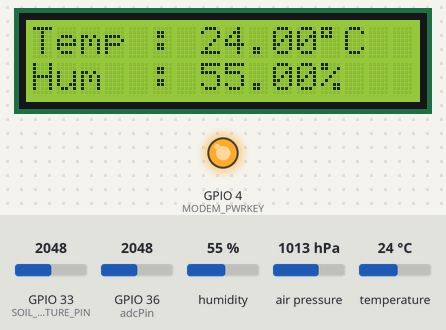
Recording of a sketch running on a simulated ESP32. Parts: 16×2 character LCD, output pins drawn as LEDs (lit = HIGH). The test bench sets the inputs (shaded band); at power-on: GPIO 33 (SOIL_MOISTURE_PIN) = 2048, GPIO 36 (adcPin) = 2048, humidity 55 %, air pressure 1013 hPa, temperature 24 °C. Uploads are accepted with an empty reply; pins used as bus, display or sensor lines are not drawn; what the sketch prints to the serial monitor is not drawn.

Above: at 15.6 s.
15.7 s: GPIO 33 (SOIL_MOISTURE_PIN) set to 2866
At 20.6 s:
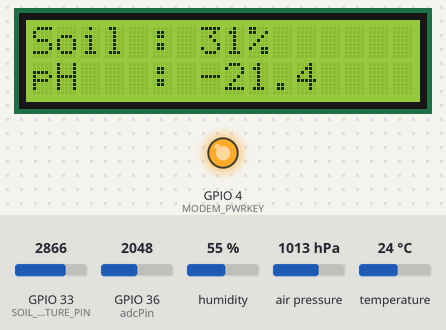
20.9 s: GPIO 33 (SOIL_MOISTURE_PIN) set to 3972
At 24.9 s:
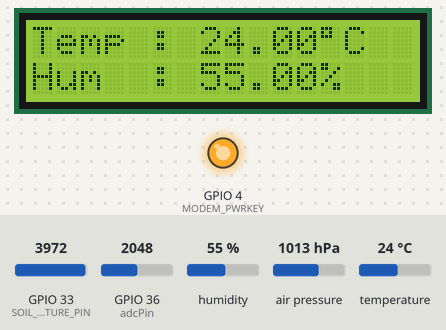
25.9 s: GPIO 33 (SOIL_MOISTURE_PIN) set to 1228
At 30.6 s:
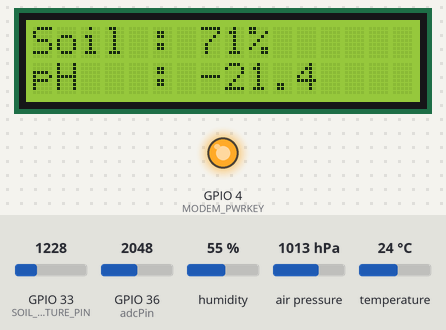
30.9 s: GPIO 33 (SOIL_MOISTURE_PIN) set to 122
At 34.9 s:
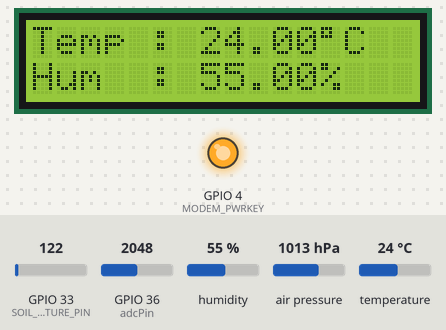
Timing chart, 0 to 36.4 s (numbered marks = the images above; inputs shaded):
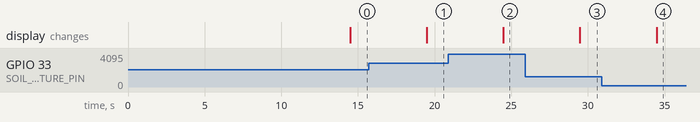

The sketch:

ardu.ino
```cpp
#define TINY_GSM_MODEM_SIM800

#include <Wire.h>
#include <Adafruit_Sensor.h>
#include <Adafruit_BME280.h>
#include <WiFi.h>
#include <HTTPClient.h>
#include <LiquidCrystal_I2C.h>
#include <TinyGsmClient.h>


#define SOIL_MOISTURE_PIN 33
#define BME_SDA 18
#define BME_SCL 19
#define SDA_PIN 21
#define SCL_PIN 22
#define DMSpin 6
#define indikator 13
#define adcPin A0


#define MODEM_RST 5
#define MODEM_PWRKEY 4
#define MODEM_POWER_ON 23
#define MODEM_TX 27
#define MODEM_RX 26
#define MODEM_BAUD 115200

Adafruit_BME280 bme;
LiquidCrystal_I2C lcd(0x27, 16, 2);
TinyGsm modem(Serial1);
TinyGsmClient client(modem);


const char apn[] = "indosatgprs";  // APN for your SIM card
const char user[] = "";            // Usually empty
const char pass[] = "";            // Usually empty


unsigned long previousMillis = 0;
const long interval = 5000;
boolean firstDisplay = true;  // variabel untuk menandai tahapan tampilan pada LCD
int lastSoilMoisture = -1;    // Initialize with a value that won't match any valid reading
float lastReading = -1.0;     // Initialize lastReading for pH value

void setup() {
  Serial.begin(115200);
  Wire.begin(BME_SDA, BME_SCL);
  lcd.init();
  lcd.backlight();

  if (!bme.begin(0x76)) {
    Serial.println("Could not find BME280 sensor, check wiring!");
    lcd.clear();
    lcd.setCursor(0, 0);
    lcd.print("Sensor BME280");
    lcd.setCursor(0, 1);
    lcd.print("not found!");
    while (1)
      ;
  }


  setupGSM();
}

void setupGSM() {
  // Initialize serial communication
  Serial.begin(115200);
  delay(10);

  // Initialize LCD
  Wire.begin(BME_SDA, BME_SCL);
  lcd.init();
  lcd.backlight();

  // Initialize BME280 sensor
  if (!bme.begin(0x76)) {
    Serial.println("Could not find BME280 sensor, check wiring!");
    lcd.clear();
    lcd.setCursor(0, 0);
    lcd.print("Sensor BME280");
    lcd.setCursor(0, 1);
    lcd.print("not found!");
    while (1)
      ;
  }

  // Initialize GSM module
  Serial1.begin(MODEM_BAUD, SERIAL_8N1, MODEM_RX, MODEM_TX);
  delay(3000);

  // Power on the modem
  pinMode(MODEM_PWRKEY, OUTPUT);
  pinMode(MODEM_POWER_ON, OUTPUT);
  digitalWrite(MODEM_PWRKEY, LOW);
  digitalWrite(MODEM_POWER_ON, HIGH);
  delay(1000);
  digitalWrite(MODEM_PWRKEY, HIGH);

  // Reset modem
  pinMode(MODEM_RST, OUTPUT);
  digitalWrite(MODEM_RST, HIGH);
  delay(100);
  digitalWrite(MODEM_RST, LOW);
  delay(200);
  digitalWrite(MODEM_RST, HIGH);
  delay(10000);

  // Initialize modem
  Serial.println("Initializing modem...");
  modem.restart();
  String modemInfo = modem.getModemInfo();
  Serial.print("Modem: ");
  Serial.println(modemInfo);

  // Connect to GSM network
  Serial.print("Connecting to network...");
  if (!modem.waitForNetwork()) {
    Serial.println(" fail");
    while (true)
      ;
  }
  Serial.println(" success");

  // Connect to GPRS
  Serial.print("Connecting to ");
  Serial.print(apn);
  if (!modem.gprsConnect(apn, user, pass)) {
    Serial.println(" fail");
    while (true)
      ;
  }
  Serial.println(" success");


  // Check signal quality
  int signalQuality = modem.getSignalQuality();
  Serial.print("Signal quality: ");
  Serial.print(signalQuality);
  Serial.println(" dBm");
}

void loop() {
  unsigned long currentMillis = millis();

  if (currentMillis - previousMillis >= interval) {
    previousMillis = currentMillis;

    int soilMoistureValue = analogRead(SOIL_MOISTURE_PIN);

    if (soilMoistureValue > 0 && soilMoistureValue != lastSoilMoisture) {
      lastSoilMoisture = soilMoistureValue;

      int soilMoisturePercentage = map(soilMoistureValue, 0, 4095, 100, 0);
      float temperature = bme.readTemperature();
      float humidity = bme.readHumidity();
      float pressure = bme.readPressure() / 100.0F;
      float pH = (-0.0139 * analogRead(adcPin)) + 7.0851;
      lastReading = pH;  // Update lastReading with the latest pH value

      Serial.println("=================================");
      Serial.println("Data saat sensor di tanah:");
      Serial.print("Nilai pH         : ");
      Serial.println(pH, 1);
      Serial.print("Kelembaban Tanah : ");
      Serial.println(soilMoisturePercentage);
      Serial.print("Temperature      : ");
      Serial.println(temperature);
      Serial.print("Humidity         : ");
      Serial.println(humidity);
      Serial.println("=================================");

      // Tampilkan data di LCD
      lcd.clear();
      if (firstDisplay) {
        lcd.setCursor(0, 0);
        lcd.print("Temp : ");
        lcd.print(temperature);
        lcd.print((char)223);
        lcd.print("C");

        lcd.setCursor(0, 1);
        lcd.print("Hum  : ");
        lcd.print(humidity);
        lcd.print("%");
        firstDisplay = false;
      } else {
        lcd.setCursor(0, 0);
        lcd.print("Soil : ");
        lcd.print(soilMoisturePercentage);
        lcd.print("%");

        lcd.setCursor(0, 1);
        lcd.print("pH   : ");
        lcd.print(pH, 1);
        firstDisplay = true;
      }

      sendDataAll(String(soilMoisturePercentage), String(temperature), String(humidity), String(pH));


      Serial.print("\nVia GSM ");

      // Check signal quality periodically
      int signalQuality = modem.getSignalQuality();
      Serial.print("\nSignal quality: ");
      Serial.print(signalQuality);
      Serial.println(" dBm");
    }
  }
}

void sendDataAll(String kelembapanTanah, String temperature, String humidity, String pHTanah) {
  String server = "test-hum.vercel.app";
  String url = "/api/data/kirimData";
  int port = 80;

  if (!client.connect(server.c_str(), port)) {
    Serial.println("Connection to server failed!");
    return;
  }

  String payload = "{\"kelembapan_tanah\": \"" + kelembapanTanah + "\",\"temperature\": \"" + temperature + "\", \"humidity\": \"" + humidity + "\", \"pH_tanah\": \"" + pHTanah + "\"}";

  Serial.println("Sending data via GSM:");
  Serial.println(payload);

  client.print(String("POST ") + url + " HTTP/1.1\r\n" +
               "Host: " + server + "\r\n" +
               "Content-Type: application/json\r\n" +
               "Content-Length: " + payload.length() + "\r\n" +
               "\r\n" +
               payload);

  unsigned long timeout = millis();
  while (client.available() == 0) {
    if (millis() - timeout > 5000) {
      Serial.println(">>> Client Timeout !");
      client.stop();
      return;
    }
  }

  // Read HTTP response
  String response = client.readString();
  Serial.println("Response from server:");
  Serial.println(response);

  // Check for HTTP redirection (308 Permanent Redirect)
  if (response.indexOf("HTTP/1.1 308") != -1 || response.indexOf("HTTP/1.0 308") != -1) {
    Serial.println("Redirecting...");
    // Find location header
    int locationStart = response.indexOf("Location: ");
    if (locationStart != -1) {
      int locationEnd = response.indexOf("\r\n", locationStart);
      if (locationEnd != -1) {
        String newUrl = response.substring(locationStart + 10, locationEnd);
        newUrl.trim();
        Serial.print("New URL: ");
        Serial.println(newUrl);

        // Close current connection
        client.stop();

        // Make a new connection to the new URL
        int newPort = 443; // example port for HTTPS
        if (!client.connect(newUrl.c_str(), newPort)) {
          Serial.println("Connection to new URL failed!");
          return;
        }

        // Update URL and send payload again
        url = newUrl + url; // append the original endpoint
        client.print(String("POST ") + url + " HTTP/1.1\r\n" +
                     "Host: " + server + "\r\n" +
                     "Content-Type: application/json\r\n" +
                     "Content-Length: " + payload.length() + "\r\n" +
                     "\r\n" +
                     payload);

        // Wait for response from new URL
        timeout = millis();
        while (client.available() == 0) {
          if (millis() - timeout > 5000) {
            Serial.println(">>> Client Timeout !");
            client.stop();
            return;
          }
        }

        // Read response from new URL
        response = client.readString();
        Serial.println("Response from new URL:");
        Serial.println(response);
      }
    }
  } else {
    // Check HTTP response code
    if (response.indexOf("HTTP/1.1 200 OK") == -1) {
      Serial.println("Failed to send data via GSM.");
    } else {
      Serial.println("Data sent successfully via GSM.");
    }
  }

  client.stop();
}
```

Measured:
- after the input at 15.7 s, the display: changes after 3.8 s (image 1)
- after the input at 20.9 s, the display: changes after 3.6 s (image 2)
- after the input at 25.9 s, the display: changes after 3.6 s (image 3)
- after the input at 30.9 s, the display: changes after 3.6 s (image 4)
